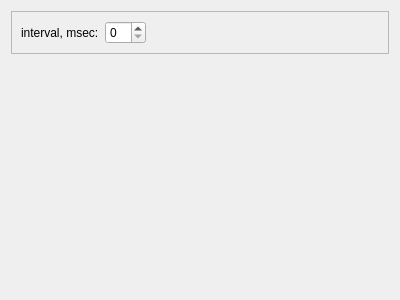
<?xml version="1.0" encoding="UTF-8"?>
<ui version="4.0">
 <class>Worker_fake</class>
 <widget class="QWidget" name="Worker_fake">
  <property name="geometry">
   <rect>
    <x>0</x>
    <y>0</y>
    <width>400</width>
    <height>300</height>
   </rect>
  </property>
  <property name="windowTitle">
   <string>Form</string>
  </property>
  <layout class="QVBoxLayout" name="verticalLayout">
   <item>
    <widget class="QFrame" name="frame">
     <property name="sizePolicy">
      <sizepolicy hsizetype="Preferred" vsizetype="Fixed">
       <horstretch>0</horstretch>
       <verstretch>0</verstretch>
      </sizepolicy>
     </property>
     <property name="frameShape">
      <enum>QFrame::StyledPanel</enum>
     </property>
     <property name="frameShadow">
      <enum>QFrame::Raised</enum>
     </property>
     <layout class="QHBoxLayout" name="horizontalLayout">
      <item>
       <widget class="QLabel" name="label">
        <property name="text">
         <string>interval, msec:</string>
        </property>
       </widget>
      </item>
      <item>
       <widget class="QSpinBox" name="sb_interval"/>
      </item>
      <item>
       <spacer name="horizontalSpacer">
        <property name="orientation">
         <enum>Qt::Horizontal</enum>
        </property>
        <property name="sizeHint" stdset="0">
         <size>
          <width>302</width>
          <height>20</height>
         </size>
        </property>
       </spacer>
      </item>
     </layout>
    </widget>
   </item>
   <item>
    <widget class="LogBox" name="log_widget" native="true"/>
   </item>
  </layout>
 </widget>
 <customwidgets>
  <customwidget>
   <class>LogBox</class>
   <extends>QWidget</extends>
   <header>logbox.hpp</header>
   <container>1</container>
  </customwidget>
 </customwidgets>
 <resources/>
 <connections/>
</ui>
